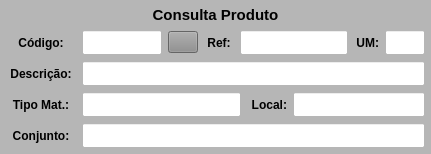
            <widget class="QWidget" name="widget_Cor1" native="true">
             <property name="sizePolicy">
              <sizepolicy hsizetype="Preferred" vsizetype="Preferred">
               <horstretch>0</horstretch>
               <verstretch>0</verstretch>
              </sizepolicy>
             </property>
             <property name="minimumSize">
              <size>
               <width>0</width>
               <height>0</height>
              </size>
             </property>
             <property name="maximumSize">
              <size>
               <width>16777215</width>
               <height>16777215</height>
              </size>
             </property>
             <property name="styleSheet">
              <string notr="true">background-color: rgb(182, 182, 182);</string>
             </property>
             <layout class="QVBoxLayout" name="verticalLayout_6">
              <property name="spacing">
               <number>6</number>
              </property>
              <property name="leftMargin">
               <number>6</number>
              </property>
              <property name="topMargin">
               <number>6</number>
              </property>
              <property name="rightMargin">
               <number>6</number>
              </property>
              <property name="bottomMargin">
               <number>6</number>
              </property>
              <item>
               <widget class="QLabel" name="label_53">
                <property name="minimumSize">
                 <size>
                  <width>0</width>
                  <height>18</height>
                 </size>
                </property>
                <property name="maximumSize">
                 <size>
                  <width>16777215</width>
                  <height>18</height>
                 </size>
                </property>
                <property name="font">
                 <font>
                  <pointsize>11</pointsize>
                  <weight>75</weight>
                  <bold>true</bold>
                 </font>
                </property>
                <property name="text">
                 <string>Consulta Produto</string>
                </property>
                <property name="alignment">
                 <set>Qt::AlignCenter</set>
                </property>
               </widget>
              </item>
              <item>
               <widget class="QWidget" name="widget_38" native="true">
                <property name="minimumSize">
                 <size>
                  <width>0</width>
                  <height>25</height>
                 </size>
                </property>
                <property name="maximumSize">
                 <size>
                  <width>16777215</width>
                  <height>25</height>
                 </size>
                </property>
                <property name="styleSheet">
                 <string notr="true"/>
                </property>
                <layout class="QHBoxLayout" name="horizontalLayout_5">
                 <property name="spacing">
                  <number>6</number>
                 </property>
                 <property name="leftMargin">
                  <number>0</number>
                 </property>
                 <property name="topMargin">
                  <number>0</number>
                 </property>
                 <property name="rightMargin">
                  <number>0</number>
                 </property>
                 <property name="bottomMargin">
                  <number>0</number>
                 </property>
                 <item>
                  <widget class="QLabel" name="label_57">
                   <property name="minimumSize">
                    <size>
                     <width>70</width>
                     <height>0</height>
                    </size>
                   </property>
                   <property name="maximumSize">
                    <size>
                     <width>70</width>
                     <height>16777215</height>
                    </size>
                   </property>
                   <property name="font">
                    <font>
                     <pointsize>9</pointsize>
                     <weight>75</weight>
                     <bold>true</bold>
                    </font>
                   </property>
                   <property name="text">
                    <string>Código:</string>
                   </property>
                   <property name="alignment">
                    <set>Qt::AlignCenter</set>
                   </property>
                  </widget>
                 </item>
                 <item>
                  <widget class="QLineEdit" name="line_Codigo">
                   <property name="sizePolicy">
                    <sizepolicy hsizetype="Preferred" vsizetype="Preferred">
                     <horstretch>0</horstretch>
                     <verstretch>0</verstretch>
                    </sizepolicy>
                   </property>
                   <property name="minimumSize">
                    <size>
                     <width>60</width>
                     <height>0</height>
                    </size>
                   </property>
                   <property name="maximumSize">
                    <size>
                     <width>80</width>
                     <height>16777215</height>
                    </size>
                   </property>
                   <property name="font">
                    <font>
                     <pointsize>9</pointsize>
                    </font>
                   </property>
                   <property name="styleSheet">
                    <string notr="true">background-color: rgb(255, 255, 255);</string>
                   </property>
                   <property name="alignment">
                    <set>Qt::AlignCenter</set>
                   </property>
                   <property name="placeholderText">
                    <string/>
                   </property>
                  </widget>
                 </item>
                 <item>
                  <widget class="QPushButton" name="btn_Lupa_Prod">
                   <property name="sizePolicy">
                    <sizepolicy hsizetype="Preferred" vsizetype="Preferred">
                     <horstretch>0</horstretch>
                     <verstretch>0</verstretch>
                    </sizepolicy>
                   </property>
                   <property name="minimumSize">
                    <size>
                     <width>30</width>
                     <height>22</height>
                    </size>
                   </property>
                   <property name="maximumSize">
                    <size>
                     <width>30</width>
                     <height>22</height>
                    </size>
                   </property>
                   <property name="font">
                    <font>
                     <pointsize>9</pointsize>
                     <weight>75</weight>
                     <bold>true</bold>
                    </font>
                   </property>
                   <property name="cursor">
                    <cursorShape>PointingHandCursor</cursorShape>
                   </property>
                   <property name="layoutDirection">
                    <enum>Qt::LeftToRight</enum>
                   </property>
                   <property name="autoFillBackground">
                    <bool>false</bool>
                   </property>
                   <property name="styleSheet">
                    <string notr="true">background-color: rgb(141, 141, 141);</string>
                   </property>
                   <property name="text">
                    <string/>
                   </property>
                   <property name="icon">
                    <iconset>
                     <normaloff>../arquivos/icones/lupa.png</normaloff>../arquivos/icones/lupa.png</iconset>
                   </property>
                   <property name="iconSize">
                    <size>
                     <width>20</width>
                     <height>20</height>
                    </size>
                   </property>
                   <property name="checkable">
                    <bool>false</bool>
                   </property>
                   <property name="autoDefault">
                    <bool>false</bool>
                   </property>
                   <property name="default">
                    <bool>false</bool>
                   </property>
                   <property name="flat">
                    <bool>false</bool>
                   </property>
                  </widget>
                 </item>
                 <item>
                  <widget class="QLabel" name="label_59">
                   <property name="minimumSize">
                    <size>
                     <width>30</width>
                     <height>0</height>
                    </size>
                   </property>
                   <property name="maximumSize">
                    <size>
                     <width>30</width>
                     <height>16777215</height>
                    </size>
                   </property>
                   <property name="font">
                    <font>
                     <pointsize>9</pointsize>
                     <weight>75</weight>
                     <bold>true</bold>
                    </font>
                   </property>
                   <property name="text">
                    <string>Ref:</string>
                   </property>
                   <property name="alignment">
                    <set>Qt::AlignCenter</set>
                   </property>
                  </widget>
                 </item>
                 <item>
                  <widget class="QLineEdit" name="line_Referencia">
                   <property name="sizePolicy">
                    <sizepolicy hsizetype="Preferred" vsizetype="Preferred">
                     <horstretch>0</horstretch>
                     <verstretch>0</verstretch>
                    </sizepolicy>
                   </property>
                   <property name="minimumSize">
                    <size>
                     <width>0</width>
                     <height>0</height>
                    </size>
                   </property>
                   <property name="maximumSize">
                    <size>
                     <width>16777215</width>
                     <height>16777215</height>
                    </size>
                   </property>
                   <property name="font">
                    <font>
                     <pointsize>9</pointsize>
                    </font>
                   </property>
                   <property name="cursor">
                    <cursorShape>IBeamCursor</cursorShape>
                   </property>
                   <property name="styleSheet">
                    <string notr="true">background-color: rgb(255, 255, 255);</string>
                   </property>
                   <property name="inputMask">
                    <string/>
                   </property>
                   <property name="text">
                    <string/>
                   </property>
                   <property name="maxLength">
                    <number>20</number>
                   </property>
                   <property name="frame">
                    <bool>true</bool>
                   </property>
                   <property name="echoMode">
                    <enum>QLineEdit::Normal</enum>
                   </property>
                   <property name="alignment">
                    <set>Qt::AlignLeading|Qt::AlignLeft|Qt::AlignVCenter</set>
                   </property>
                  </widget>
                 </item>
                 <item>
                  <widget class="QLabel" name="label_26">
                   <property name="minimumSize">
                    <size>
                     <width>25</width>
                     <height>0</height>
                    </size>
                   </property>
                   <property name="maximumSize">
                    <size>
                     <width>25</width>
                     <height>16777215</height>
                    </size>
                   </property>
                   <property name="font">
                    <font>
                     <pointsize>9</pointsize>
                     <weight>75</weight>
                     <bold>true</bold>
                    </font>
                   </property>
                   <property name="text">
                    <string>UM:</string>
                   </property>
                   <property name="alignment">
                    <set>Qt::AlignRight|Qt::AlignTrailing|Qt::AlignVCenter</set>
                   </property>
                  </widget>
                 </item>
                 <item>
                  <widget class="QLineEdit" name="line_UM">
                   <property name="sizePolicy">
                    <sizepolicy hsizetype="Preferred" vsizetype="Preferred">
                     <horstretch>0</horstretch>
                     <verstretch>0</verstretch>
                    </sizepolicy>
                   </property>
                   <property name="minimumSize">
                    <size>
                     <width>40</width>
                     <height>0</height>
                    </size>
                   </property>
                   <property name="maximumSize">
                    <size>
                     <width>40</width>
                     <height>16777215</height>
                    </size>
                   </property>
                   <property name="font">
                    <font>
                     <pointsize>9</pointsize>
                    </font>
                   </property>
                   <property name="styleSheet">
                    <string notr="true">background-color: rgb(255, 255, 255);</string>
                   </property>
                   <property name="alignment">
                    <set>Qt::AlignCenter</set>
                   </property>
                  </widget>
                 </item>
                </layout>
               </widget>
              </item>
              <item>
               <widget class="QWidget" name="widget_15" native="true">
                <property name="minimumSize">
                 <size>
                  <width>0</width>
                  <height>25</height>
                 </size>
                </property>
                <property name="maximumSize">
                 <size>
                  <width>16777215</width>
                  <height>25</height>
                 </size>
                </property>
                <property name="styleSheet">
                 <string notr="true"/>
                </property>
                <layout class="QHBoxLayout" name="horizontalLayout_16">
                 <property name="spacing">
                  <number>6</number>
                 </property>
                 <property name="leftMargin">
                  <number>0</number>
                 </property>
                 <property name="topMargin">
                  <number>0</number>
                 </property>
                 <property name="rightMargin">
                  <number>0</number>
                 </property>
                 <property name="bottomMargin">
                  <number>0</number>
                 </property>
                 <item>
                  <widget class="QLabel" name="label_50">
                   <property name="minimumSize">
                    <size>
                     <width>70</width>
                     <height>0</height>
                    </size>
                   </property>
                   <property name="maximumSize">
                    <size>
                     <width>70</width>
                     <height>16777215</height>
                    </size>
                   </property>
                   <property name="font">
                    <font>
                     <pointsize>9</pointsize>
                     <weight>75</weight>
                     <bold>true</bold>
                    </font>
                   </property>
                   <property name="text">
                    <string>Descrição:</string>
                   </property>
                   <property name="alignment">
                    <set>Qt::AlignCenter</set>
                   </property>
                  </widget>
                 </item>
                 <item>
                  <widget class="QLineEdit" name="line_Descricao">
                   <property name="sizePolicy">
                    <sizepolicy hsizetype="Preferred" vsizetype="Preferred">
                     <horstretch>0</horstretch>
                     <verstretch>0</verstretch>
                    </sizepolicy>
                   </property>
                   <property name="minimumSize">
                    <size>
                     <width>0</width>
                     <height>0</height>
                    </size>
                   </property>
                   <property name="maximumSize">
                    <size>
                     <width>16777215</width>
                     <height>16777215</height>
                    </size>
                   </property>
                   <property name="font">
                    <font>
                     <pointsize>9</pointsize>
                    </font>
                   </property>
                   <property name="styleSheet">
                    <string notr="true">background-color: rgb(255, 255, 255);</string>
                   </property>
                   <property name="alignment">
                    <set>Qt::AlignLeading|Qt::AlignLeft|Qt::AlignVCenter</set>
                   </property>
                  </widget>
                 </item>
                </layout>
               </widget>
              </item>
              <item>
               <widget class="QWidget" name="widget_8" native="true">
                <property name="minimumSize">
                 <size>
                  <width>0</width>
                  <height>25</height>
                 </size>
                </property>
                <property name="maximumSize">
                 <size>
                  <width>16777215</width>
                  <height>25</height>
                 </size>
                </property>
                <layout class="QHBoxLayout" name="horizontalLayout_10">
                 <property name="spacing">
                  <number>6</number>
                 </property>
                 <property name="leftMargin">
                  <number>0</number>
                 </property>
                 <property name="topMargin">
                  <number>0</number>
                 </property>
                 <property name="rightMargin">
                  <number>0</number>
                 </property>
                 <property name="bottomMargin">
                  <number>0</number>
                 </property>
                 <item>
                  <widget class="QLabel" name="label_71">
                   <property name="minimumSize">
                    <size>
                     <width>70</width>
                     <height>0</height>
                    </size>
                   </property>
                   <property name="maximumSize">
                    <size>
                     <width>70</width>
                     <height>16777215</height>
                    </size>
                   </property>
                   <property name="font">
                    <font>
                     <pointsize>9</pointsize>
                     <weight>75</weight>
                     <bold>true</bold>
                    </font>
                   </property>
                   <property name="text">
                    <string>Tipo Mat.:</string>
                   </property>
                   <property name="alignment">
                    <set>Qt::AlignCenter</set>
                   </property>
                  </widget>
                 </item>
                 <item>
                  <widget class="QLineEdit" name="line_Tipo">
                   <property name="sizePolicy">
                    <sizepolicy hsizetype="Preferred" vsizetype="Preferred">
                     <horstretch>0</horstretch>
                     <verstretch>0</verstretch>
                    </sizepolicy>
                   </property>
                   <property name="minimumSize">
                    <size>
                     <width>0</width>
                     <height>0</height>
                    </size>
                   </property>
                   <property name="maximumSize">
                    <size>
                     <width>16777215</width>
                     <height>16777215</height>
                    </size>
                   </property>
                   <property name="font">
                    <font>
                     <pointsize>9</pointsize>
                    </font>
                   </property>
                   <property name="styleSheet">
                    <string notr="true">background-color: rgb(255, 255, 255);</string>
                   </property>
                   <property name="alignment">
                    <set>Qt::AlignCenter</set>
                   </property>
                  </widget>
                 </item>
                 <item>
                  <widget class="QLabel" name="label_65">
                   <property name="minimumSize">
                    <size>
                     <width>40</width>
                     <height>0</height>
                    </size>
                   </property>
                   <property name="maximumSize">
                    <size>
                     <width>40</width>
                     <height>16777215</height>
                    </size>
                   </property>
                   <property name="font">
                    <font>
                     <pointsize>9</pointsize>
                     <weight>75</weight>
                     <bold>true</bold>
                    </font>
                   </property>
                   <property name="text">
                    <string>Local:</string>
                   </property>
                   <property name="alignment">
                    <set>Qt::AlignRight|Qt::AlignTrailing|Qt::AlignVCenter</set>
                   </property>
                  </widget>
                 </item>
                 <item>
                  <widget class="QLineEdit" name="line_Local">
                   <property name="sizePolicy">
                    <sizepolicy hsizetype="Preferred" vsizetype="Preferred">
                     <horstretch>0</horstretch>
                     <verstretch>0</verstretch>
                    </sizepolicy>
                   </property>
                   <property name="minimumSize">
                    <size>
                     <width>132</width>
                     <height>0</height>
                    </size>
                   </property>
                   <property name="maximumSize">
                    <size>
                     <width>132</width>
                     <height>16777215</height>
                    </size>
                   </property>
                   <property name="font">
                    <font>
                     <pointsize>9</pointsize>
                    </font>
                   </property>
                   <property name="cursor">
                    <cursorShape>IBeamCursor</cursorShape>
                   </property>
                   <property name="styleSheet">
                    <string notr="true">background-color: rgb(255, 255, 255);</string>
                   </property>
                   <property name="inputMask">
                    <string/>
                   </property>
                   <property name="text">
                    <string/>
                   </property>
                   <property name="maxLength">
                    <number>20</number>
                   </property>
                   <property name="frame">
                    <bool>true</bool>
                   </property>
                   <property name="echoMode">
                    <enum>QLineEdit::Normal</enum>
                   </property>
                   <property name="alignment">
                    <set>Qt::AlignCenter</set>
                   </property>
                  </widget>
                 </item>
                </layout>
               </widget>
              </item>
              <item>
               <widget class="QWidget" name="widget_11" native="true">
                <property name="minimumSize">
                 <size>
                  <width>0</width>
                  <height>25</height>
                 </size>
                </property>
                <property name="maximumSize">
                 <size>
                  <width>16777215</width>
                  <height>25</height>
                 </size>
                </property>
                <layout class="QHBoxLayout" name="horizontalLayout_11">
                 <property name="spacing">
                  <number>6</number>
                 </property>
                 <property name="leftMargin">
                  <number>0</number>
                 </property>
                 <property name="topMargin">
                  <number>0</number>
                 </property>
                 <property name="rightMargin">
                  <number>0</number>
                 </property>
                 <property name="bottomMargin">
                  <number>0</number>
                 </property>
                 <item>
                  <widget class="QLabel" name="label_69">
                   <property name="minimumSize">
                    <size>
                     <width>70</width>
                     <height>0</height>
                    </size>
                   </property>
                   <property name="maximumSize">
                    <size>
                     <width>70</width>
                     <height>16777215</height>
                    </size>
                   </property>
                   <property name="font">
                    <font>
                     <pointsize>9</pointsize>
                     <weight>75</weight>
                     <bold>true</bold>
                    </font>
                   </property>
                   <property name="text">
                    <string>Conjunto:</string>
                   </property>
                   <property name="alignment">
                    <set>Qt::AlignCenter</set>
                   </property>
                  </widget>
                 </item>
                 <item>
                  <widget class="QLineEdit" name="line_Conjunto">
                   <property name="sizePolicy">
                    <sizepolicy hsizetype="Preferred" vsizetype="Preferred">
                     <horstretch>0</horstretch>
                     <verstretch>0</verstretch>
                    </sizepolicy>
                   </property>
                   <property name="minimumSize">
                    <size>
                     <width>0</width>
                     <height>0</height>
                    </size>
                   </property>
                   <property name="maximumSize">
                    <size>
                     <width>16777215</width>
                     <height>16777215</height>
                    </size>
                   </property>
                   <property name="font">
                    <font>
                     <pointsize>9</pointsize>
                    </font>
                   </property>
                   <property name="styleSheet">
                    <string notr="true">background-color: rgb(255, 255, 255);</string>
                   </property>
                   <property name="alignment">
                    <set>Qt::AlignCenter</set>
                   </property>
                  </widget>
                 </item>
                </layout>
               </widget>
              </item>
             </layout>
            </widget>
